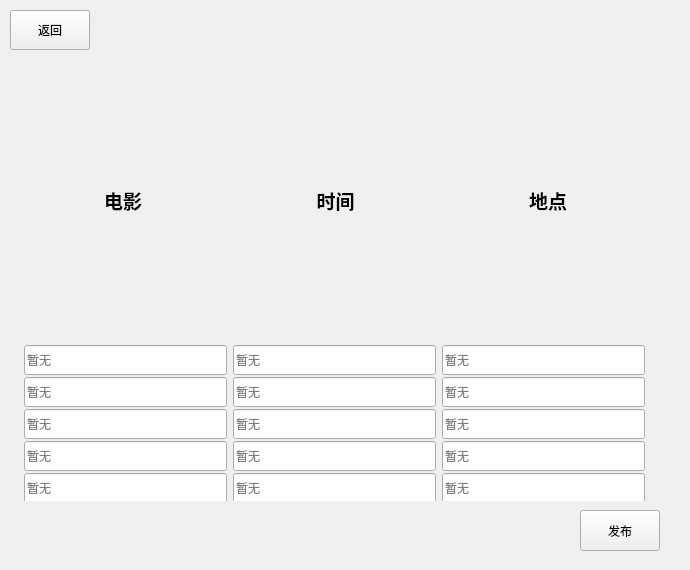
<?xml version="1.0" encoding="UTF-8"?>
<ui version="4.0">
 <class>PublishMovie</class>
 <widget class="QWidget" name="PublishMovie">
  <property name="geometry">
   <rect>
    <x>0</x>
    <y>0</y>
    <width>690</width>
    <height>570</height>
   </rect>
  </property>
  <property name="windowTitle">
   <string>Form</string>
  </property>
  <widget class="QPushButton" name="Return">
   <property name="geometry">
    <rect>
     <x>10</x>
     <y>10</y>
     <width>80</width>
     <height>40</height>
    </rect>
   </property>
   <property name="minimumSize">
    <size>
     <width>80</width>
     <height>40</height>
    </size>
   </property>
   <property name="text">
    <string>返回</string>
   </property>
  </widget>
  <widget class="QPushButton" name="Publish">
   <property name="geometry">
    <rect>
     <x>580</x>
     <y>510</y>
     <width>80</width>
     <height>41</height>
    </rect>
   </property>
   <property name="text">
    <string>发布</string>
   </property>
  </widget>
  <widget class="QWidget" name="">
   <property name="geometry">
    <rect>
     <x>20</x>
     <y>60</y>
     <width>631</width>
     <height>441</height>
    </rect>
   </property>
   <layout class="QVBoxLayout" name="verticalLayout_3" stretch="1,5">
    <property name="spacing">
     <number>2</number>
    </property>
    <property name="leftMargin">
     <number>0</number>
    </property>
    <item>
     <layout class="QHBoxLayout" name="horizontalLayout_6">
      <property name="spacing">
       <number>7</number>
      </property>
      <item>
       <widget class="QLabel" name="label">
        <property name="text">
         <string>&lt;html&gt;&lt;head/&gt;&lt;body&gt;&lt;p&gt;&lt;span style=&quot; font-size:14pt; font-weight:700;&quot;&gt;电影&lt;/span&gt;&lt;/p&gt;&lt;/body&gt;&lt;/html&gt;</string>
        </property>
        <property name="alignment">
         <set>Qt::AlignmentFlag::AlignCenter</set>
        </property>
       </widget>
      </item>
      <item>
       <widget class="QLabel" name="label_2">
        <property name="minimumSize">
         <size>
          <width>0</width>
          <height>4</height>
         </size>
        </property>
        <property name="text">
         <string>&lt;html&gt;&lt;head/&gt;&lt;body&gt;&lt;p&gt;&lt;span style=&quot; font-size:14pt; font-weight:700;&quot;&gt;时间&lt;/span&gt;&lt;/p&gt;&lt;/body&gt;&lt;/html&gt;</string>
        </property>
        <property name="alignment">
         <set>Qt::AlignmentFlag::AlignCenter</set>
        </property>
       </widget>
      </item>
      <item>
       <widget class="QLabel" name="label_3">
        <property name="text">
         <string>&lt;html&gt;&lt;head/&gt;&lt;body&gt;&lt;p align=&quot;center&quot;&gt;&lt;span style=&quot; font-size:14pt; font-weight:700;&quot;&gt;地点&lt;/span&gt;&lt;/p&gt;&lt;/body&gt;&lt;/html&gt;</string>
        </property>
        <property name="alignment">
         <set>Qt::AlignmentFlag::AlignCenter</set>
        </property>
       </widget>
      </item>
     </layout>
    </item>
    <item>
     <layout class="QVBoxLayout" name="verticalLayout_2">
      <item>
       <layout class="QVBoxLayout" name="verticalLayout">
        <item>
         <layout class="QHBoxLayout" name="horizontalLayout">
          <item>
           <widget class="QLineEdit" name="film1">
            <property name="minimumSize">
             <size>
              <width>60</width>
              <height>30</height>
             </size>
            </property>
            <property name="maximumSize">
             <size>
              <width>203</width>
              <height>25</height>
             </size>
            </property>
            <property name="placeholderText">
             <string>暂无</string>
            </property>
           </widget>
          </item>
          <item>
           <widget class="QLineEdit" name="time1">
            <property name="minimumSize">
             <size>
              <width>60</width>
              <height>30</height>
             </size>
            </property>
            <property name="maximumSize">
             <size>
              <width>203</width>
              <height>25</height>
             </size>
            </property>
            <property name="placeholderText">
             <string>暂无</string>
            </property>
           </widget>
          </item>
          <item>
           <widget class="QLineEdit" name="place1">
            <property name="minimumSize">
             <size>
              <width>60</width>
              <height>30</height>
             </size>
            </property>
            <property name="maximumSize">
             <size>
              <width>203</width>
              <height>25</height>
             </size>
            </property>
            <property name="placeholderText">
             <string>暂无</string>
            </property>
           </widget>
          </item>
         </layout>
        </item>
        <item>
         <layout class="QHBoxLayout" name="horizontalLayout_2">
          <item>
           <widget class="QLineEdit" name="film2">
            <property name="minimumSize">
             <size>
              <width>60</width>
              <height>30</height>
             </size>
            </property>
            <property name="maximumSize">
             <size>
              <width>203</width>
              <height>25</height>
             </size>
            </property>
            <property name="placeholderText">
             <string>暂无</string>
            </property>
           </widget>
          </item>
          <item>
           <widget class="QLineEdit" name="time2">
            <property name="minimumSize">
             <size>
              <width>60</width>
              <height>30</height>
             </size>
            </property>
            <property name="maximumSize">
             <size>
              <width>203</width>
              <height>25</height>
             </size>
            </property>
            <property name="placeholderText">
             <string>暂无</string>
            </property>
           </widget>
          </item>
          <item>
           <widget class="QLineEdit" name="place2">
            <property name="minimumSize">
             <size>
              <width>60</width>
              <height>30</height>
             </size>
            </property>
            <property name="maximumSize">
             <size>
              <width>203</width>
              <height>25</height>
             </size>
            </property>
            <property name="placeholderText">
             <string>暂无</string>
            </property>
           </widget>
          </item>
         </layout>
        </item>
        <item>
         <layout class="QHBoxLayout" name="horizontalLayout_3">
          <item>
           <widget class="QLineEdit" name="film3">
            <property name="minimumSize">
             <size>
              <width>60</width>
              <height>30</height>
             </size>
            </property>
            <property name="maximumSize">
             <size>
              <width>203</width>
              <height>25</height>
             </size>
            </property>
            <property name="placeholderText">
             <string>暂无</string>
            </property>
           </widget>
          </item>
          <item>
           <widget class="QLineEdit" name="time3">
            <property name="minimumSize">
             <size>
              <width>60</width>
              <height>30</height>
             </size>
            </property>
            <property name="maximumSize">
             <size>
              <width>203</width>
              <height>25</height>
             </size>
            </property>
            <property name="placeholderText">
             <string>暂无</string>
            </property>
           </widget>
          </item>
          <item>
           <widget class="QLineEdit" name="place3">
            <property name="minimumSize">
             <size>
              <width>60</width>
              <height>30</height>
             </size>
            </property>
            <property name="maximumSize">
             <size>
              <width>203</width>
              <height>25</height>
             </size>
            </property>
            <property name="placeholderText">
             <string>暂无</string>
            </property>
           </widget>
          </item>
         </layout>
        </item>
        <item>
         <layout class="QHBoxLayout" name="horizontalLayout_4">
          <item>
           <widget class="QLineEdit" name="film4">
            <property name="minimumSize">
             <size>
              <width>60</width>
              <height>30</height>
             </size>
            </property>
            <property name="maximumSize">
             <size>
              <width>203</width>
              <height>25</height>
             </size>
            </property>
            <property name="placeholderText">
             <string>暂无</string>
            </property>
           </widget>
          </item>
          <item>
           <widget class="QLineEdit" name="time4">
            <property name="minimumSize">
             <size>
              <width>60</width>
              <height>30</height>
             </size>
            </property>
            <property name="maximumSize">
             <size>
              <width>203</width>
              <height>25</height>
             </size>
            </property>
            <property name="placeholderText">
             <string>暂无</string>
            </property>
           </widget>
          </item>
          <item>
           <widget class="QLineEdit" name="place4">
            <property name="minimumSize">
             <size>
              <width>60</width>
              <height>30</height>
             </size>
            </property>
            <property name="maximumSize">
             <size>
              <width>203</width>
              <height>25</height>
             </size>
            </property>
            <property name="placeholderText">
             <string>暂无</string>
            </property>
           </widget>
          </item>
         </layout>
        </item>
        <item>
         <layout class="QHBoxLayout" name="horizontalLayout_5">
          <item>
           <widget class="QLineEdit" name="film5">
            <property name="minimumSize">
             <size>
              <width>60</width>
              <height>30</height>
             </size>
            </property>
            <property name="maximumSize">
             <size>
              <width>203</width>
              <height>25</height>
             </size>
            </property>
            <property name="placeholderText">
             <string>暂无</string>
            </property>
           </widget>
          </item>
          <item>
           <widget class="QLineEdit" name="time5">
            <property name="minimumSize">
             <size>
              <width>60</width>
              <height>30</height>
             </size>
            </property>
            <property name="maximumSize">
             <size>
              <width>203</width>
              <height>25</height>
             </size>
            </property>
            <property name="placeholderText">
             <string>暂无</string>
            </property>
           </widget>
          </item>
          <item>
           <widget class="QLineEdit" name="place5">
            <property name="minimumSize">
             <size>
              <width>60</width>
              <height>30</height>
             </size>
            </property>
            <property name="maximumSize">
             <size>
              <width>203</width>
              <height>25</height>
             </size>
            </property>
            <property name="placeholderText">
             <string>暂无</string>
            </property>
           </widget>
          </item>
         </layout>
        </item>
       </layout>
      </item>
     </layout>
    </item>
   </layout>
  </widget>
 </widget>
 <resources/>
 <connections/>
</ui>
